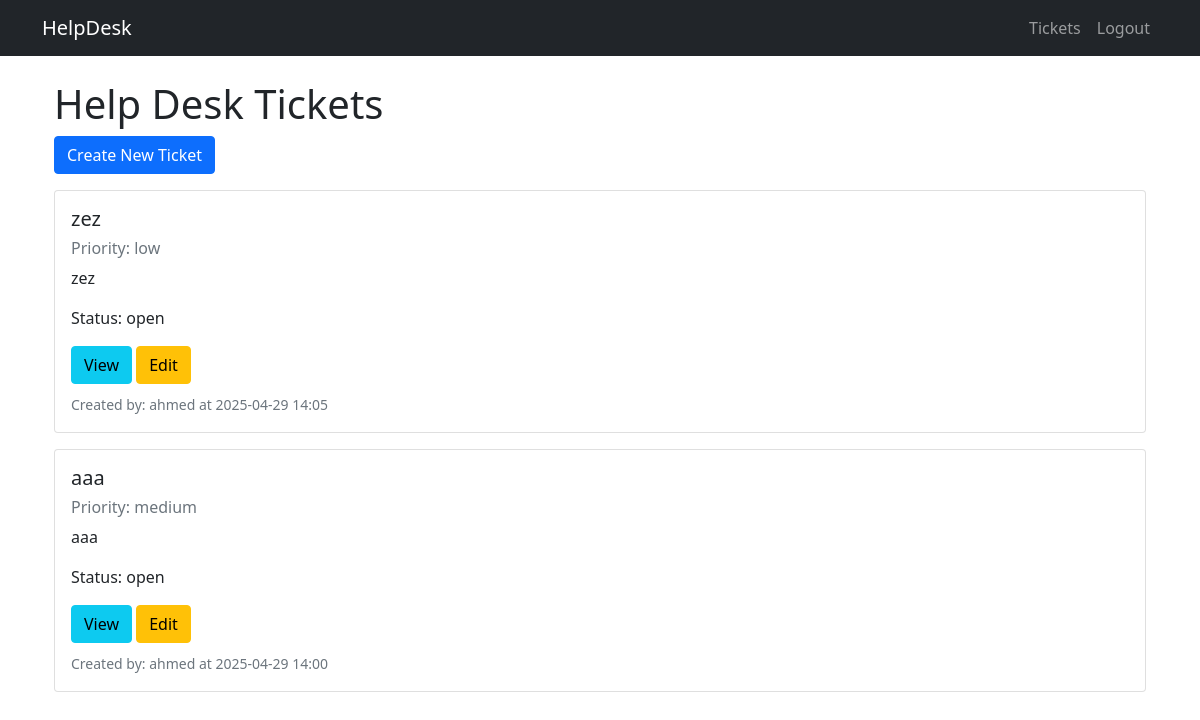
Page /tickets (signed in) on the committed database.
### app/models.py (models this page shows, shortened)
class Ticket(db.Model):
    id = db.Column(db.Integer, primary_key=True)
    title = db.Column(db.String(100), nullable=False)
    description = db.Column(db.Text, nullable=False)
    status = db.Column(db.String(20), default='open')
    priority = db.Column(db.String(20), default='medium')
    created_at = db.Column(db.DateTime, default=datetime.now)
    updated_at = db.Column(db.DateTime, default=datetime.now, onupdate=datetime.now)
    author_id = db.Column(db.Integer, db.ForeignKey('user.id'), nullable=False)
    assigned_to = db.Column(db.Integer, db.ForeignKey('user.id'))
    comments = db.relationship('Comment', backref='ticket', lazy='dynamic', cascade='all, delete-orphan')

class User(UserMixin, db.Model):
    id = db.Column(db.Integer, primary_key=True)
    username = db.Column(db.String(64), unique=True, nullable=False)
    email = db.Column(db.String(120), unique=True, nullable=False)
    password_hash = db.Column(db.String(128))
    is_admin = db.Column(db.Boolean, default=False)
    created_at = db.Column(db.DateTime, default=datetime.now)
    tickets_created = db.relationship('Ticket', backref='author', lazy='dynamic', foreign_keys='Ticket.author_id')
    tickets_assigned = db.relationship('Ticket', backref='assigned_user', lazy='dynamic', foreign_keys='Ticket.assigned_to')
    comments = db.relationship('Comment', backref='author', lazy='dynamic')

### app/routes/tickets.py (the view)
@bp.route('/tickets')
@login_required
def list_tickets():
    if current_user.is_admin:
        tickets = Ticket.query.order_by(Ticket.created_at.desc()).all()
    else:
        tickets = Ticket.query.filter_by(author=current_user).order_by(Ticket.created_at.desc()).all()
    return render_template('tickets/list.html', tickets=tickets)

### app/__init__.py (called while the page is built)
def create_app(config_class=Config):
    app = Flask(__name__)
    app.config.from_object(config_class)
    db.init_app(app)
    login_manager.init_app(app)
    from app.routes.main import bp as main_bp
    from app.routes.auth import bp as auth_bp
    from app.routes.tickets import bp as tickets_bp
    app.register_blueprint(main_bp)
    app.register_blueprint(auth_bp)
    app.register_blueprint(tickets_bp)
    @login_manager.user_loader
    def load_user(id):
        from app.models import User
        return User.query.get(int(id))
    return app

### app/templates/tickets/list.html (shortened to what this page needs)
{% extends "base.html" %} {% block title %}Tickets{% endblock %} {% block
    content %}
    <div class="container">
      <h1>Help Desk Tickets</h1>
      <div class="mb-3">
        <a href="{{ url_for('tickets.create_ticket') }}" class="btn btn-primary"
          >Create New Ticket</a
        >
      </div>
       {% if tickets %} {%
      for ticket in tickets %}
      <div class="card mb-3">
        <div class="card-body">
          <h5 class="card-title">{{ ticket.title }}</h5>
          <h6 class="text-muted">Priority: {{ ticket.priority }}</h6>
          <p class="card-text">{{ ticket.description }}</p>
          <p>Status: {{ ticket.status }}</p>
          <div>
            <a
              href="{{ url_for('tickets.view_ticket', id=ticket.id) }}"
              class="btn btn-info"
              >View</a
            >
            <a
              href="{{ url_for('tickets.update_ticket', id=ticket.id) }}"
              class="btn btn-warning"
              >Edit</a
            >
          </div>
          <div class="mt-2">
            <small class="text-muted"
              >Created by: {{ ticket.author.username }} at {{
              ticket.created_at.strftime('%Y-%m-%d %H:%M') }}</small
            >
          </div>
        </div>
      </div>
      {% endfor %} {% else %}
      <div class="alert alert-info">No tickets found.</div>
      {% endif %}
    </div>
    {% endblock %}

### app/templates/base.html (shortened to what this page needs)
<!DOCTYPE html>
<html>
  <head>
    <link
      rel="stylesheet"
      href="https://cdn.jsdelivr.net/npm/bootstrap@5.1.3/dist/css/bootstrap.min.css"
    />
  </head>
  <body>
    <nav class="navbar navbar-expand-lg navbar-dark bg-dark">
      <div class="container">
        <a class="navbar-brand" href="{{ url_for('main.index') }}">HelpDesk</a>
        <div class="navbar-nav">
           {% if
          current_user.is_authenticated %}
          <a
            class="nav-item nav-link"
            href="{{ url_for('tickets.list_tickets') }}"
            >Tickets</a
          >
          <a class="nav-item nav-link" href="{{ url_for('auth.logout') }}"
            >Logout</a
          >
          {% endif %}
        </div>
      </div>
    </nav>
    <div class="container mt-4">
       {% block content %}{% endblock %}
    </div>
  </body>
</html>

### rows in the picture
Ticket: title "zez", priority "low", description "zez", status "open", author.username "ahmed", created_at "2025-04-29 14:05"
Ticket: title "aaa", priority "medium", description "aaa", status "open", author.username "ahmed", created_at "2025-04-29 14:00"
